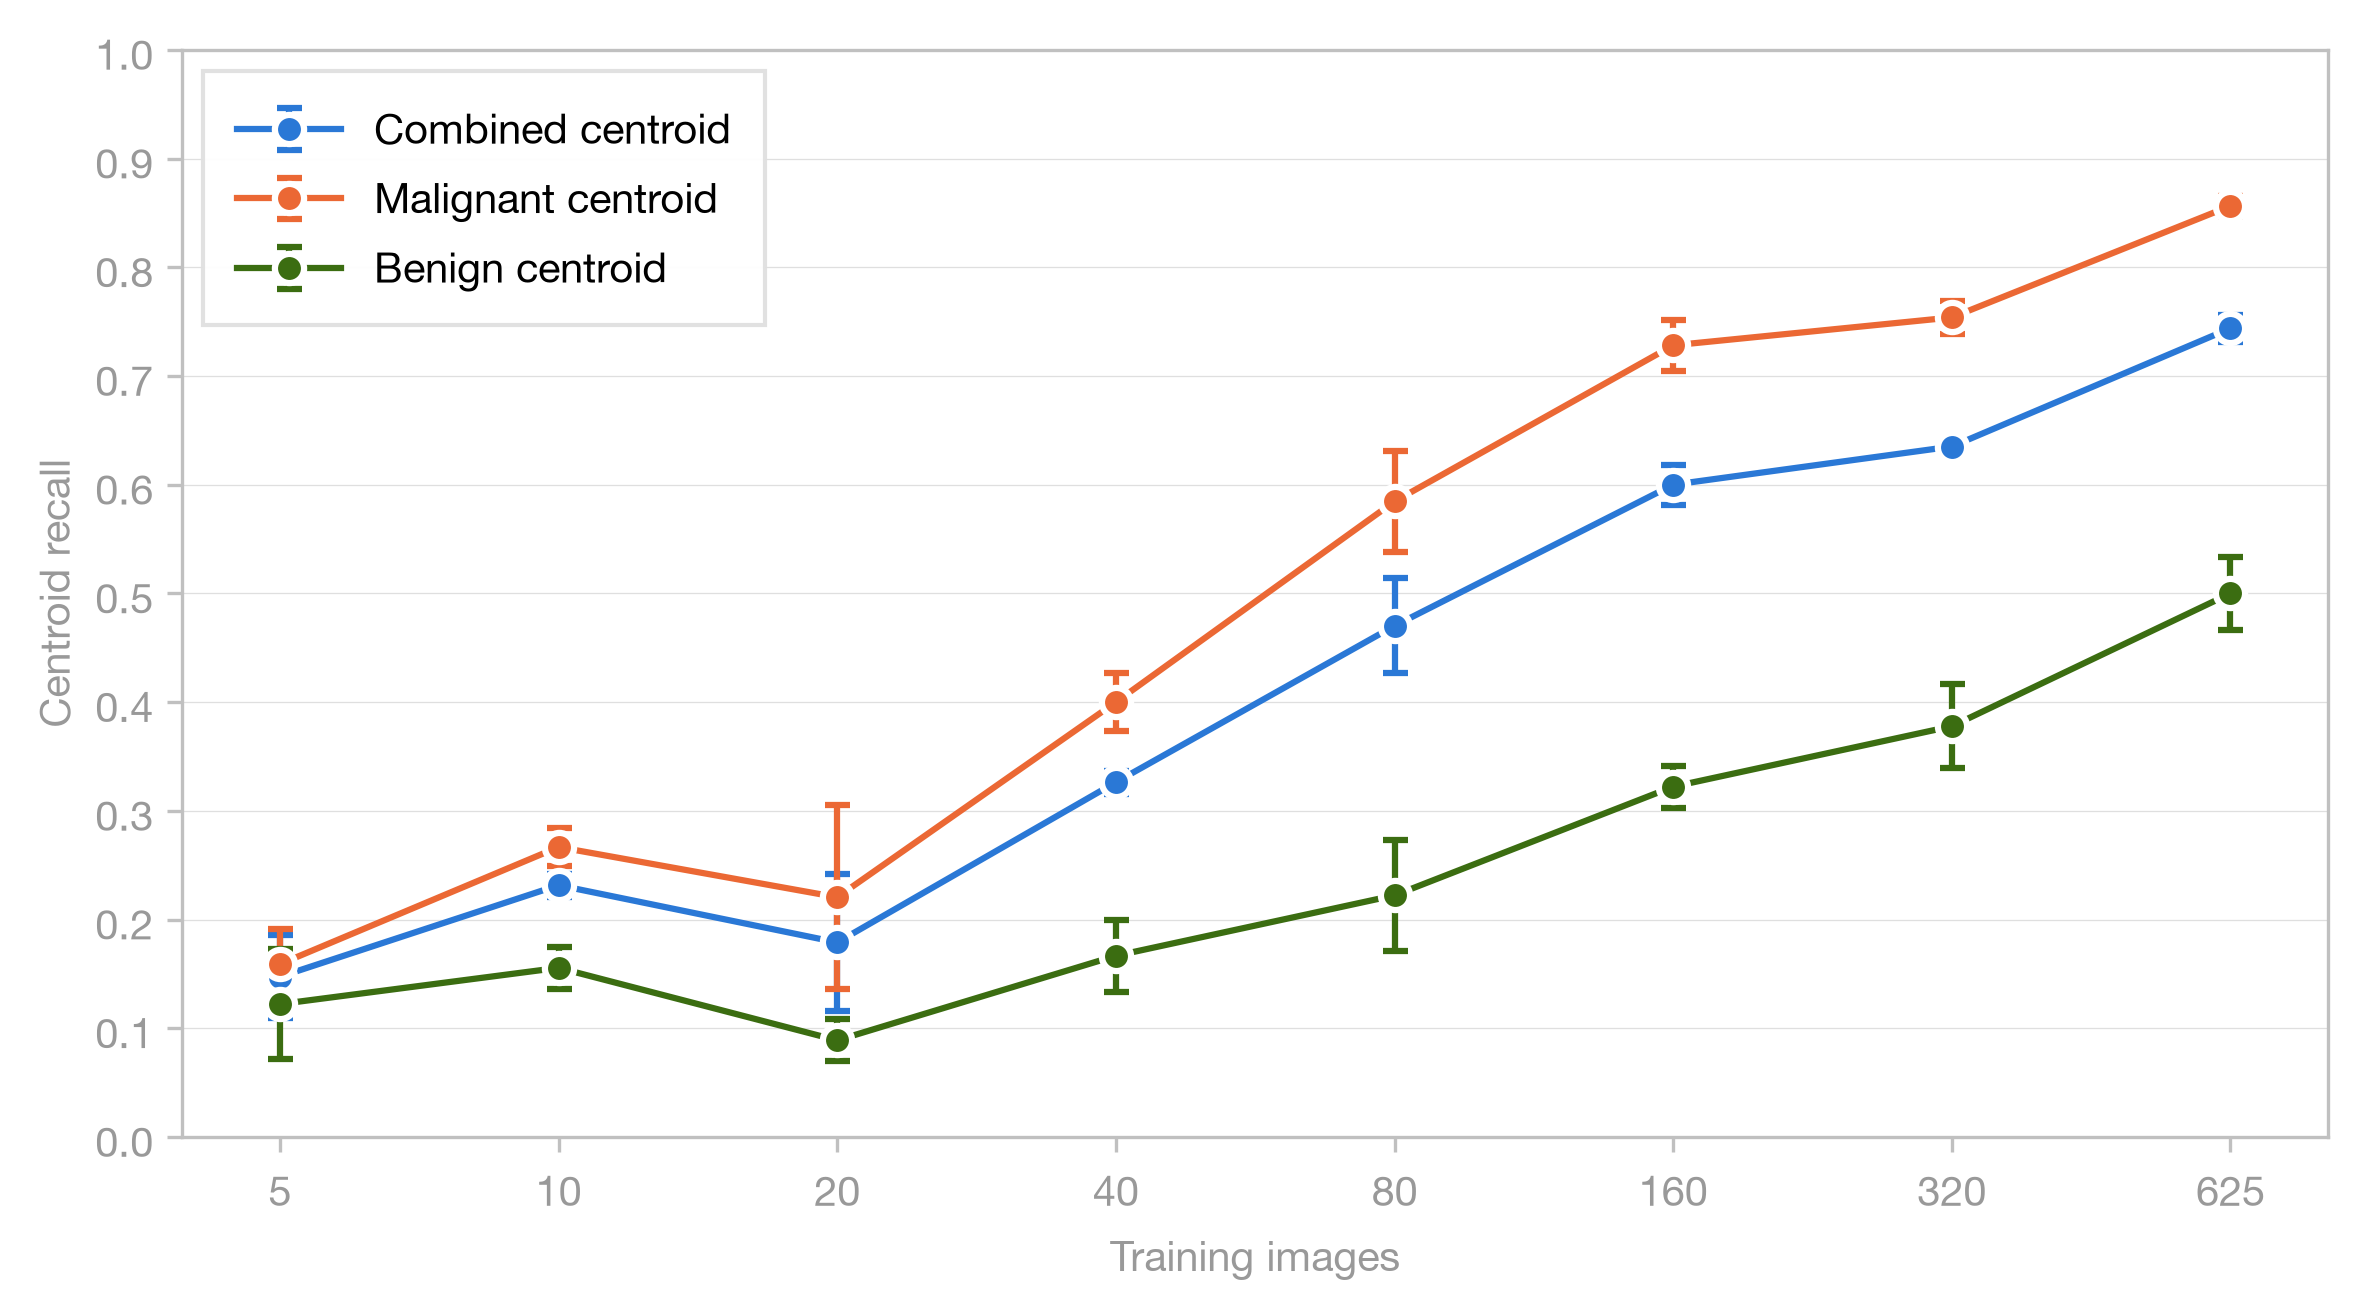

Python code for this plot:
"""Centroid detection vs. training size for the data-scaling experiment.

Uses the canonical prediction dataset's retained-component centroid flags and
normal false-positive flags. Outputs terminal tables, Markdown, JSON, PNG, and
PDF with mean ± sample SD across seeds 42/43/44 at final checkpoints.

Run from the project root:
    python analysis/data_scaling/evaluate_centroid_detection/evaluate_centroid_detection_deq_025.py
"""

import json
import sys
from collections import defaultdict
from pathlib import Path
from statistics import mean, stdev

import matplotlib
matplotlib.use("Agg")
import matplotlib.pyplot as plt
import matplotlib.ticker as ticker

SCRIPT_DIR = Path(__file__).resolve().parent
PROJECT_ROOT = SCRIPT_DIR.parents[2]
if str(PROJECT_ROOT) not in sys.path:
    sys.path.insert(0, str(PROJECT_ROOT))

from analysis.predictions_dataset.constants import MIN_PRED_AREA_FRACTION
from analysis.predictions_dataset.load_predictions_dataset import (
    DatasetValidationError,
    load_predictions_dataset,
)

DEQ_FACTOR = 0.25
FLAG_FIELD = "centroid_detection_deq_025_flag"
OUT_BASE = "evaluate_centroid_detection_deq_025"
NOISE_FLOOR = f"{MIN_PRED_AREA_FRACTION * 100:g}% of image area"
EXPERIMENT_NAME = "data_scaling"
EVALUATION_SPLIT = "test"
CHECKPOINT = "final"
SEEDS = [42, 43, 44]
SIZES = [5, 10, 20, 40, 80, 160, 320, 625]
GROUPS = [("All masses", "combined"), ("Malignant masses", "malignant"), ("Benign masses", "benign")]
PLOT_SERIES = [
    ("combined", "Combined centroid", "#2a78d6"),
    ("malignant", "Malignant centroid", "#eb6834"),
    ("benign", "Benign centroid", "#3b6d11"),
]

plt.rcParams.update({
    "font.family": "sans-serif",
    "font.sans-serif": ["Helvetica Neue", "Helvetica", "Arial", "sans-serif"],
    "font.size": 10,
    "font.weight": "400",
    "axes.labelsize": 10,
    "axes.labelcolor": "#999999",
    "xtick.labelsize": 10,
    "ytick.labelsize": 10,
    "xtick.color": "#999999",
    "ytick.color": "#999999",
    "legend.fontsize": 10,
    "legend.framealpha": 0.95,
    "legend.edgecolor": "#e0e0e0",
    "grid.linewidth": 0.3,
    "grid.alpha": 0.4,
    "figure.facecolor": "white",
    "axes.facecolor": "white",
    "axes.spines.top": True,
    "axes.spines.right": True,
})


def select_runs(rows):
    runs = defaultdict(list)
    for row in rows:
        if (
            row.experiment_name == EXPERIMENT_NAME
            and row.evaluation_split == EVALUATION_SPLIT
            and row.checkpoint == CHECKPOINT
            and row.training_set_size in SIZES
            and row.seed in SEEDS
        ):
            runs[row.training_set_size, row.seed].append(row)

    reference_cases = None
    for size in SIZES:
        for seed in SEEDS:
            run = runs[size, seed]
            if not run:
                raise DatasetValidationError(f"Missing scaling run: size={size}, seed={seed}")
            if len({row.configuration_id for row in run}) != 1:
                raise DatasetValidationError(f"Multiple configurations: size={size}, seed={seed}")
            cases = {row.image_id: (row.pathology, row.mass_present) for row in run}
            if reference_cases is None:
                reference_cases = cases
            if cases != reference_cases:
                raise DatasetValidationError(f"Test cases differ: size={size}, seed={seed}")
            for row in run:
                if row.pathology in ("malignant", "benign"):
                    if not row.mass_present or getattr(row, FLAG_FIELD) is None:
                        raise DatasetValidationError(f"Invalid centroid case: {row.image_id}")
                elif row.pathology == "normal":
                    if row.mass_present or row.normal_false_positive is None:
                        raise DatasetValidationError(f"Invalid normal case: {row.image_id}")
                else:
                    raise DatasetValidationError(f"Unknown pathology: {row.pathology}")
    return runs


def evaluate_centroid(rows, positive_class):
    positives = [
        row for row in rows
        if row.mass_present and (positive_class == "combined" or row.pathology == positive_class)
    ]
    normal_cases = [row for row in rows if row.pathology == "normal"]
    if not positives or not normal_cases:
        raise DatasetValidationError(f"Missing positive or normal cases for {positive_class}")
    recall = mean(getattr(row, FLAG_FIELD) for row in positives)
    fp_rate = mean(row.normal_false_positive for row in normal_cases)
    return recall, fp_rate


def summarize_sizes(runs, positive_class):
    metrics = {
        "Detection": {"mean": [], "std": []},
        "False positive rate": {"mean": [], "std": []},
    }
    for size in SIZES:
        results = [evaluate_centroid(runs[size, seed], positive_class) for seed in SEEDS]
        for metric, values in zip(metrics.values(), zip(*results)):
            metric["mean"].append(mean(values))
            metric["std"].append(stdev(values))
    return metrics


def fmt(metric, index):
    return f"{metric['mean'][index]:.3f} ± {metric['std'][index]:.3f}"


def main():
    data = load_predictions_dataset()
    runs = select_runs(data.rows)
    stats = {group: summarize_sizes(runs, group) for _, group in GROUPS}
    title = f"Case-level centroid-based detection (deq={DEQ_FACTOR:g}) by training size"
    description = (
        "Data-scaling test runs: seeds 42/43/44, final checkpoints, "
        f"training sizes {', '.join(map(str, SIZES))}. Centroid detection = predicted "
        f"centroid within {DEQ_FACTOR:g}x GT equivalent diameter, noise floor "
        f"{NOISE_FLOOR}. Values are mean ± sample SD across seeds."
    )
    payload = {
        "title": title,
        "description": description,
        "noise_floor": NOISE_FLOOR,
        "centroid_definition": f"predicted centroid within {DEQ_FACTOR:g}x GT equivalent diameter",
        "deq_factor": DEQ_FACTOR,
        "dataset_snapshot_id": data.snapshot_id,
        "experiment_name": EXPERIMENT_NAME,
        "evaluation_split": EVALUATION_SPLIT,
        "checkpoint": CHECKPOINT,
        "seeds": SEEDS,
        "training_set_sizes": SIZES,
        **stats,
    }
    json_path = SCRIPT_DIR / f"{OUT_BASE}.json"
    json_path.write_text(json.dumps(payload, indent=2, allow_nan=False) + "\n", encoding="utf-8")

    lines = [
        f"# {title}", "", description, "",
        f"Dataset snapshot: `{data.snapshot_id}`.", "",
        "A mass case is detected when any ground-truth mass component has a retained "
        f"predicted centroid within {DEQ_FACTOR:g}x its equivalent circular diameter "
        "(D = 2 × sqrt(area / π)).", "",
        "Each table reports case-level false positives computed on normal cases only. "
        "A normal case with any retained predicted mass component is a false alarm.", "",
        "Values are mean ± sample standard deviation across the three seeds.", "",
    ]
    for title, group in GROUPS:
        metrics = stats[group]
        lines.extend([
            f"## {title}", "",
            "| Training size | Detection | Normal cases FP rate |",
            "|--------------:|----------:|---------------------:|",
        ])
        for index, size in enumerate(SIZES):
            lines.append(
                f"| {size} | {fmt(metrics['Detection'], index)} | "
                f"{fmt(metrics['False positive rate'], index)} |"
            )
        lines.append("")
    report = "\n".join(lines)
    (SCRIPT_DIR / f"{OUT_BASE}.md").write_text(report, encoding="utf-8")
    print(report)

    fig, ax = plt.subplots(figsize=(8, 4.5))
    positions = list(range(len(SIZES)))
    for group, label, color in PLOT_SERIES:
        metric = stats[group]["Detection"]
        ax.errorbar(
            positions, metric["mean"], yerr=metric["std"], fmt="-o", color=color,
            label=label, markersize=7, linewidth=1.5, capsize=3,
            markeredgecolor="white", markeredgewidth=1.5, zorder=3,
        )
    ax.set_xlabel("Training images")
    ax.set_ylabel("Centroid recall")
    ax.set_xticks(positions, labels=SIZES)
    ax.set_ylim(0, 1.0)
    ax.set_yticks([value / 10 for value in range(11)])
    ax.yaxis.set_major_formatter(ticker.FormatStrFormatter("%.1f"))
    ax.grid(True, axis="y", linewidth=0.3, alpha=0.4)
    ax.grid(False, axis="x")
    for spine in ax.spines.values():
        spine.set_color("#c0c0c0")
    ax.tick_params(axis="both", which="both", color="#c0c0c0", labelcolor="#999999")
    ax.legend(loc="best", frameon=True, fancybox=False, borderpad=0.8, handlelength=2.5)
    fig.tight_layout(pad=1.2)
    for extension in ("pdf", "png"):
        output_path = SCRIPT_DIR / f"{OUT_BASE}.{extension}"
        metadata = {"CreationDate": None} if extension == "pdf" else None
        fig.savefig(output_path, dpi=300, bbox_inches="tight", metadata=metadata)
        print(f"Wrote {output_path}")
    plt.close(fig)


if __name__ == "__main__":
    main()
